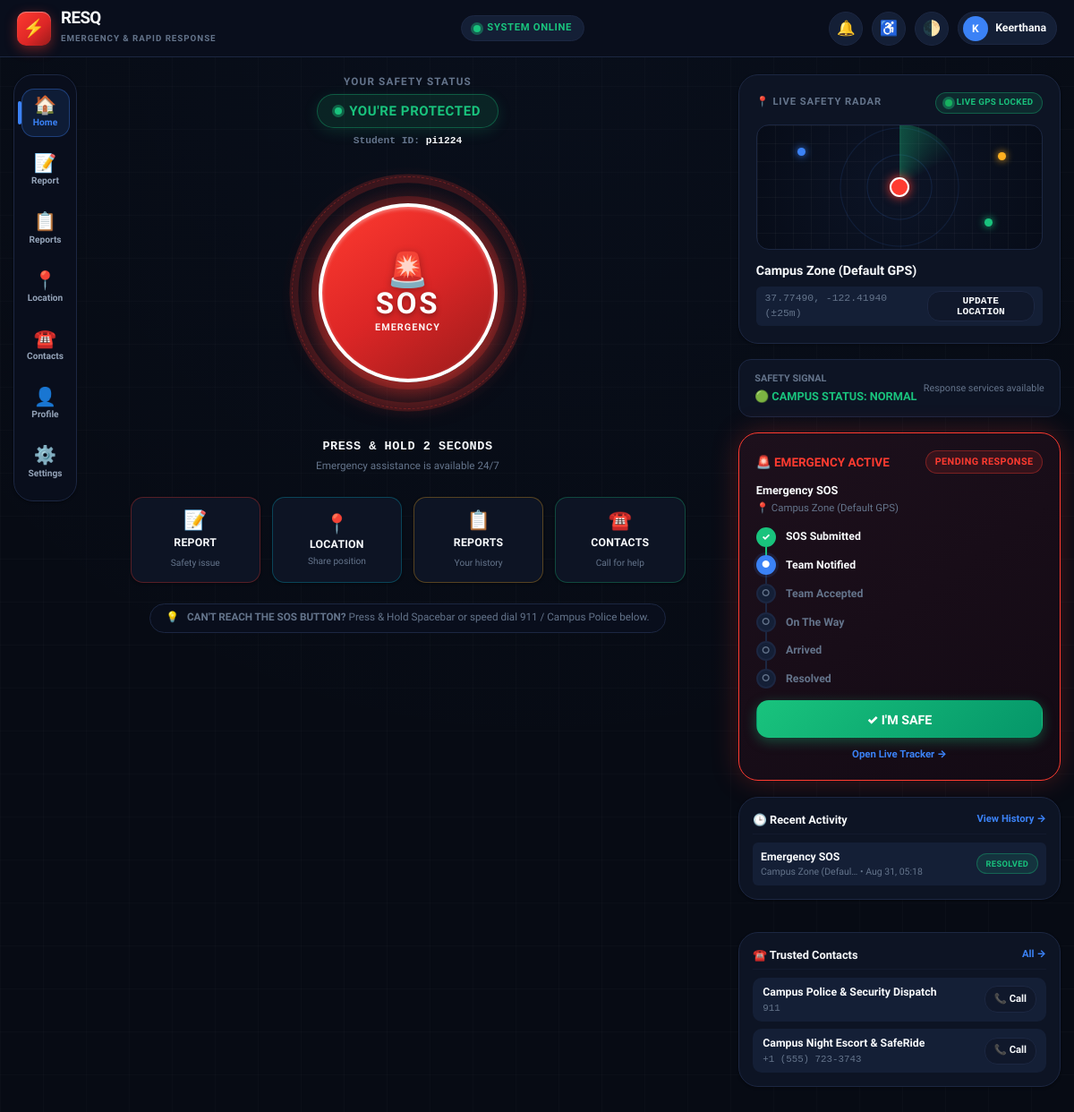
The app's page / (signed in), older data.
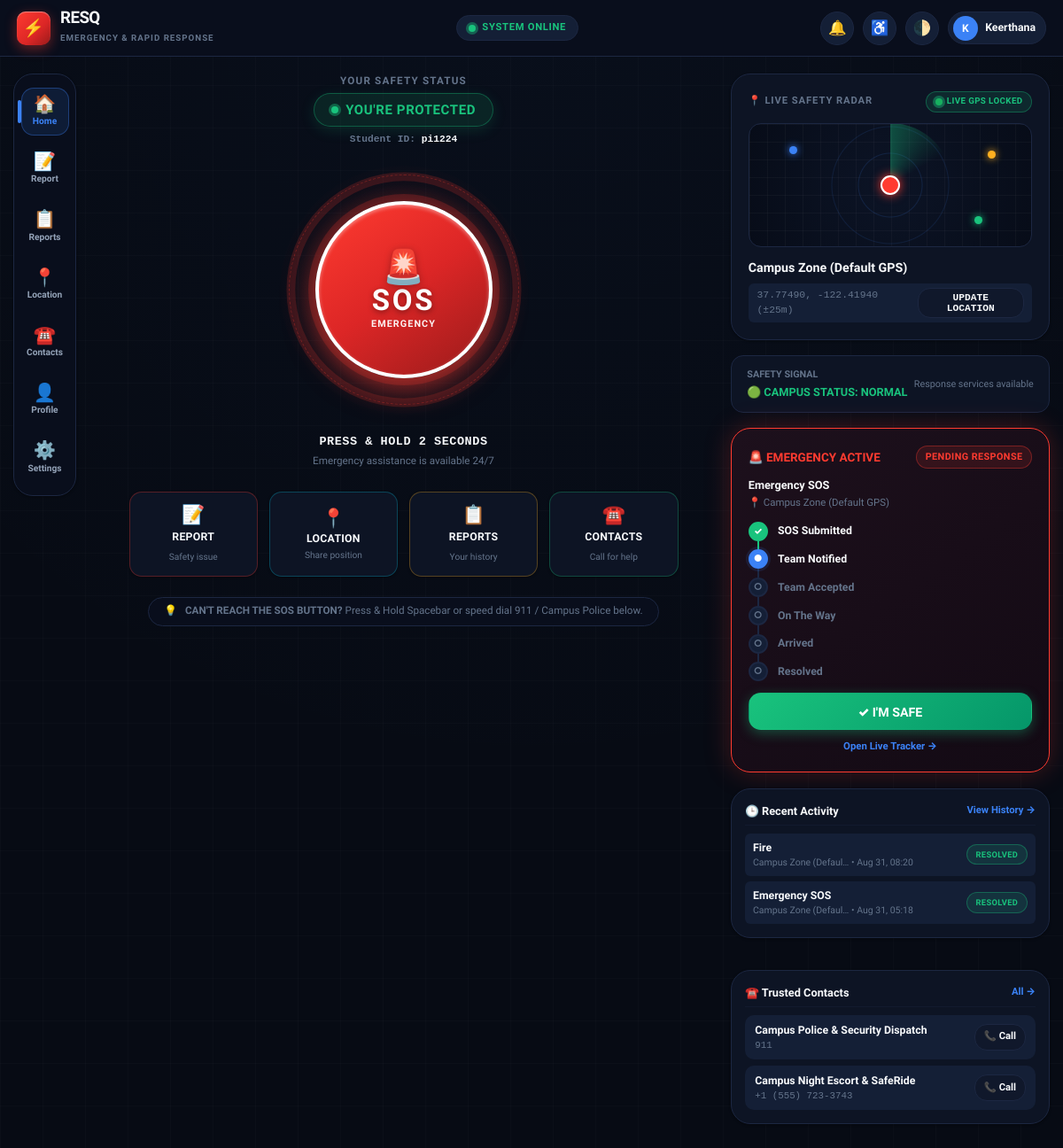
The same page, newer data.
### safety_app/models.py (models this page shows, shortened)
class Incident(models.Model):
    INCIDENT_TYPES = [
        ('EMERGENCY', 'Emergency SOS'),
        ('MEDICAL', 'Medical Emergency'),
        ('ACCIDENT', 'Accident'),
        ('FIRE', 'Fire'),
        ('PHYSICAL_THREAT', 'Physical Threat'),
        ('SUSPICIOUS', 'Suspicious Activity'),
        ('INFRASTRUCTURE', 'Unsafe Infrastructure'),
        ('OTHER', 'Other'),
    ]
    URGENCY_LEVELS = [
        ('LOW', 'Low Urgency'),
        ('MEDIUM', 'Medium Urgency'),
        ('HIGH', 'High Urgency'),
        ('CRITICAL', 'Critical Urgency'),
    ]
    STATUS_CHOICES = [
        ('PENDING', 'Pending Response'),
        ('ACCEPTED', 'Team Accepted'),
        ('ON_THE_WAY', 'Team On The Way'),
        ('ARRIVED', 'Team Arrived'),
        ('RESOLVED', 'Resolved'),
        ('CANCELLED', 'Cancelled'),
    ]
    user = models.ForeignKey(User, on_delete=models.CASCADE, related_name='incidents')
    incident_type = models.CharField(max_length=30, choices=INCIDENT_TYPES, default='EMERGENCY')
    description = models.TextField(blank=True)
    location_name = models.CharField(max_length=255, default="Main Campus Grounds")
    latitude = models.FloatField(null=True, blank=True)
    longitude = models.FloatField(null=True, blank=True)
    urgency = models.CharField(max_length=15, choices=URGENCY_LEVELS, default='CRITICAL')
    status = models.CharField(max_length=20, choices=STATUS_CHOICES, default='PENDING')
    image = models.ImageField(upload_to='incidents/', null=True, blank=True)
    response_team_name = models.CharField(max_length=120, null=True, blank=True)
    responder_notes = models.TextField(null=True, blank=True)
    eta_minutes = models.PositiveIntegerField(null=True, blank=True)
    is_sos = models.BooleanField(default=False)
    created_at = models.DateTimeField(auto_now_add=True)
    updated_at = models.DateTimeField(auto_now=True)
    resolved_at = models.DateTimeField(null=True, blank=True)
    class Meta:
        ordering = ['-created_at']

class EmergencyContact(models.Model):
    user = models.ForeignKey(User, on_delete=models.CASCADE, related_name='emergency_contacts', null=True, blank=True)
    name = models.CharField(max_length=120)
    relationship = models.CharField(max_length=80, help_text="e.g. Campus Police, Medical Unit, Parent, Roommate")
    phone_number = models.CharField(max_length=25)
    is_primary = models.BooleanField(default=False)
    is_campus_service = models.BooleanField(default=False, help_text="Official 24/7 campus safety hotline")
    created_at = models.DateTimeField(auto_now_add=True)
    class Meta:
        ordering = ['-is_campus_service', '-is_primary', 'name']

### safety_app/views.py (the view)
# urls.py: path('', views.dashboard_view, name='dashboard'),
@login_required
def dashboard_view(request):
    user = request.user
    profile, _ = UserProfile.objects.get_or_create(user=user)
    active_incident = Incident.objects.filter(
        user=user,
        status__in=['PENDING', 'ACCEPTED', 'ON_THE_WAY', 'ARRIVED']
    ).first()
    recent_reports = Incident.objects.filter(user=user).exclude(
        id=active_incident.id if active_incident else -1
    )[:3]
    campus_hotlines = EmergencyContact.objects.filter(is_campus_service=True)[:2]
    personal_contacts = EmergencyContact.objects.filter(user=user)[:3]
    context = {
        'profile': profile,
        'active_incident': active_incident,
        'recent_reports': recent_reports,
        'campus_hotlines': campus_hotlines,
        'personal_contacts': personal_contacts,
    }
    return render(request, 'dashboard.html', context)

### templates/dashboard.html (shortened to what the changed rows need)
{% extends 'base.html' %}
{% load static %}
{% block content %}
<div class="resq-command-layout">
  <section class="command-center-zone" aria-label="Emergency Command Area">
    <div class="sos-command-stage">
      <div class="sos-tech-orbit" id="sos-tech-orbit"></div>
      <div class="sos-radar-wave sos-radar-wave-1"></div>
      <div class="sos-radar-wave sos-radar-wave-2"></div>
      <svg class="sos-svg-orbit" viewBox="0 0 220 220" aria-hidden="true">
        <circle class="sos-svg-track" cx="110" cy="110" r="104" />
        <circle class="sos-svg-fill" id="sos-ring-progress" cx="110" cy="110" r="104" />
      </svg>
      <button
        type="button"
        id="sos-command-button"
        class="sos-command-disc"
        role="button"
        aria-label="Emergency SOS Button. Press and hold for 2 seconds to dispatch immediate emergency response."
        data-speak="Emergency S.O.S. Button. Press and hold for two seconds to activate."
      >
        <span class="sos-disc-icon" aria-hidden="true">🚨</span>
        <span class="sos-disc-text">SOS</span>
        <span class="sos-disc-sub">EMERGENCY</span>
      </button>
    </div>
  </section>
  <aside class="safety-info-rail" aria-label="Live Safety Information Rail">
    <div class="card" style="padding:1rem;">
      <div style="display:flex; flex-direction:column; gap:0.45rem;">
        {% if recent_reports %}
          {% for rep in recent_reports %}
            <div style="display:flex; justify-content:space-between; align-items:center; padding:0.45rem 0.6rem; background:var(--bg-subtle); border-radius:var(--radius-xs);">
              <div style="min-width:0; flex:1;">
                <div style="font-weight:800; font-size:0.82rem; color:var(--text-primary); white-space:nowrap; overflow:hidden; text-overflow:ellipsis;">
                  {{ rep.get_incident_type_display }}
                </div>
                <div style="font-size:0.7rem; color:var(--text-muted);">
                  {{ rep.location_name|truncatechars:20 }} • {{ rep.created_at|date:"M d, H:i" }}
                </div>
              </div>
              <span class="badge {% if rep.status == 'RESOLVED' %}badge-success{% else %}badge-warning{% endif %}" style="font-size:0.62rem; margin-left:6px;">
                {{ rep.get_status_display }}
              </span>
            </div>
          {% endfor %}
        {% else %}
          <div style="font-size:0.78rem; color:var(--text-muted); padding:0.35rem 0;">
            No recent activity logged.
          </div>
        {% endif %}
      </div>
    </div>
    <div class="card" style="padding:1rem;">
      <div class="trusted-contacts-strip">
        {% for hotline in campus_hotlines|slice:":3" %}
          <div class="trusted-contact-pill">
            <div style="min-width:0; flex:1;">
              <div style="font-weight:800; font-size:0.82rem; color:var(--text-primary); white-space:nowrap; overflow:hidden; text-overflow:ellipsis;">
                {{ hotline.name }}
              </div>
              <div style="font-family:var(--font-mono); font-size:0.72rem; color:var(--text-muted);">
                {{ hotline.phone_number }}
              </div>
            </div>
            <a href="tel:{{ hotline.phone_number }}" class="btn btn-outline" style="padding:0.25rem 0.65rem; min-height:30px; font-size:0.75rem;" aria-label="Call {{ hotline.name }}">
              📞 Call
            </a>
          </div>
        {% endfor %}
      </div>
    </div>
  </aside>
</div>
{% endblock %}

Row changes from the older to the newer data that the page shows:
added Incident: incident_type "Fire", location_name "Campus Zone (Defaul…", created_at "Aug 31, 08:20", status "RESOLVED"
